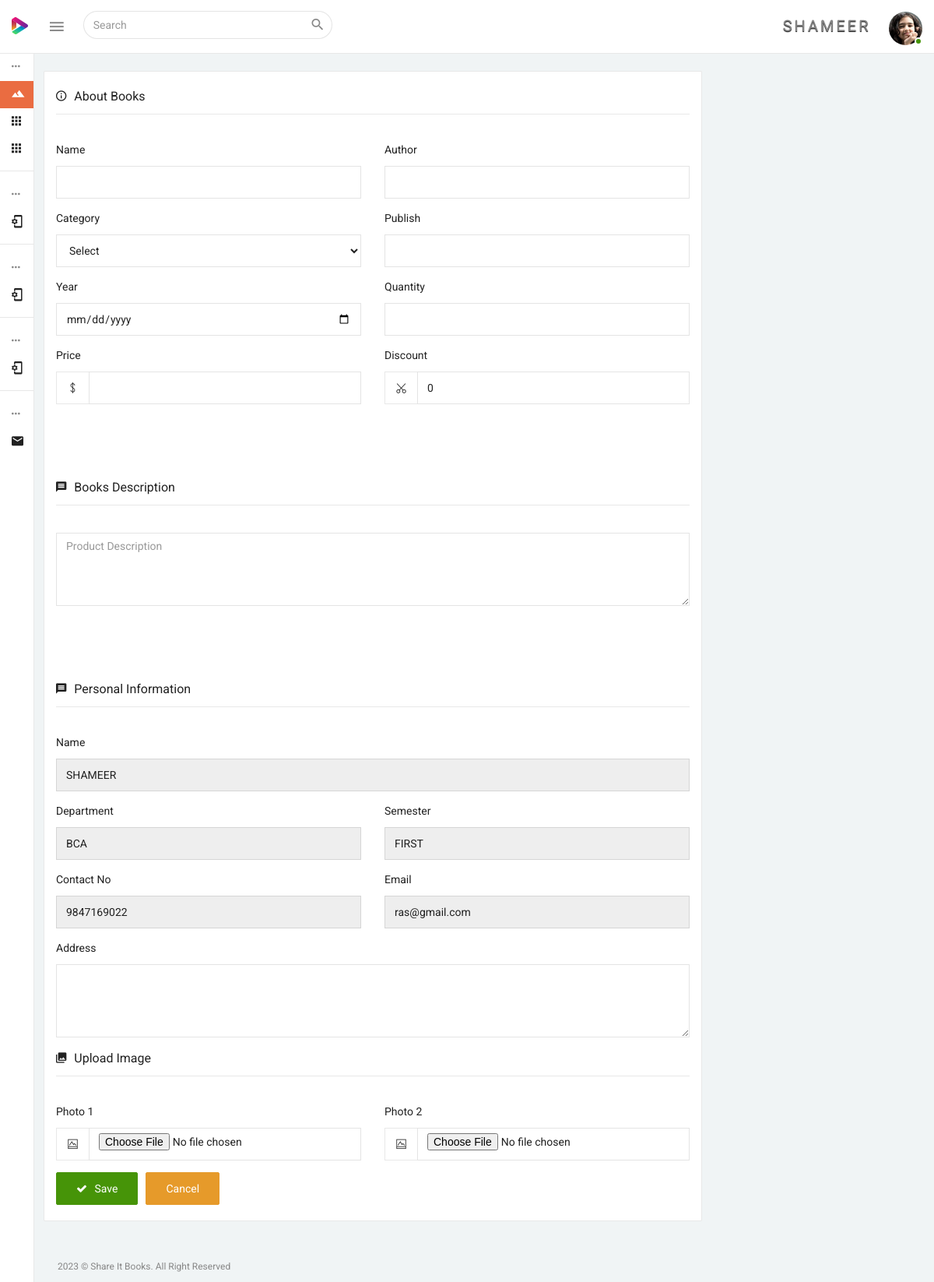
/user/books_post.php (signed in), run on the app's committed database.
### tables this page shows
CREATE TABLE IF NOT EXISTS `users` (
  `id` bigint(21) NOT NULL AUTO_INCREMENT,
  `user_id` varchar(255) DEFAULT NULL,
  `user_type` varchar(255) NOT NULL,
  `fname` varchar(255) DEFAULT NULL,
  `lname` varchar(255) DEFAULT NULL,
  `phone` varchar(15) DEFAULT NULL,
  `semail` text,
  `password` text,
  `status` tinyint(1) DEFAULT '1',
  `photo` text,
  `addrs` text NOT NULL,
  `age` varchar(200) NOT NULL,
  `sex` varchar(200) NOT NULL,
  `dprtmnt` varchar(200) NOT NULL,
  `semester` varchar(200) NOT NULL,
  PRIMARY KEY (`id`)
);

### user/books_post.php (the view, shortened to what this page needs)
<?php
	include('../connect/db.php');
	$user_id=$_SESSION['SESS_CUSTOMER_ID'];
	$result = $db->prepare("select * from users where user_id='$user_id'");
	$result->execute();
	for($i=0; $row = $result->fetch(); $i++)
	{
		$cntno=$row["phone"];
		$dprmnt=$row["dprtmnt"];
		$semester=$row["semester"];
		$email=$row["semail"];
	}
?>
 <!DOCTYPE html>
 <html lang="en">
 <head>
 	<?php include("include\css.php"); ?>
 </head>
 <body>
 	<div class="wrapper theme-1-active pimary-color-red">
 		<?php include("include\menu.php"); ?>
 		<?php include("include\leftmenu.php"); ?>
 		<div class="page-wrapper">
 			<div class="container-fluid pt-25">
 				<div class="row">
 					<div class="col-sm-9">
 						<div class="panel panel-default card-view">
 							<div class="panel-wrapper collapse in">
 								<div class="panel-body">
 									<div class="form-wrap">
 										<form action="actions/book_post.php" method="post" enctype="multipart/form-data" autocomplete="off">
 											<h6 class="txt-dark capitalize-font"><i class="zmdi zmdi-info-outline mr-10"></i>about books</h6>
 											<hr class="light-grey-hr" />
 											<div class="row">
 												<div class="col-md-6">
 													<div class="form-group">
 														<label class="control-label mb-10">Name</label>
 														<input type="text" name="product_name" class="form-control" required pattern="[a-zA-Z1 _]{3,50}">
 													</div>
 												</div>
 												<div class="col-md-6">
 													<div class="form-group">
 														<label class="control-label mb-10">Author</label>
 														<input type="text" name="product_sub" class="form-control" required pattern="[a-zA-Z1 _]{1,50}">
 													</div>
 												</div>
 											</div>
 											<div class="row">
 												<div class="col-md-6">
 													<div class="form-group">
 														<label class="control-label mb-10">Category</label>
 														<select class="form-control" name="category" data-placeholder="Choose a Category" tabindex="1" required>
															<option value="">Select</option>
 														</select>
 													</div>
 												</div>
 												<div class="col-md-6">
 													<div class="form-group">
 														<label class="control-label mb-10">Publish</label>
 														<input type="text" name="pblsh" class="form-control" required>
 													</div>
 												</div>
 											</div>
 											<div class="row">
 												<div class="col-md-6">
 													<div class="form-group">
 														<label class="control-label mb-10">Year</label>
 														<input type="date" name="pyr" class="form-control" required max="<?php echo date("Y-m-d");?>">
 													</div>
 												</div>
 												<div class="col-md-6">
 													<div class="form-group">
 														<label class="control-label mb-10">Quantity</label>
 														<input type="number" name="qty" class="form-control" required min="0" step="0.01">
 													</div>
 												</div>
 											</div>
 											<div class="row">
 												<div class="col-md-6">
 													<div class="form-group">
 														<label class="control-label mb-10">Price</label>
 														<div class="input-group">
 															<div class="input-group-addon"><i class="ti-money"></i></div>
 															<input type="number" class="form-control" name="price" required min="0" step="0.01">
 														</div>
 													</div>
 												</div>
 												<div class="col-md-6">
 													<div class="form-group">
 														<label class="control-label mb-10">Discount</label>
 														<div class="input-group">
 															<div class="input-group-addon"><i class="ti-cut"></i></div>
 															<input type="number" class="form-control" name="discount" value="0" required min="0" step="0.01">
 														</div>
 													</div>
 												</div>
 											</div>
 											<h6 class="txt-dark capitalize-font"><i class="zmdi zmdi-comment-text mr-10"></i>Books Description</h6>
 											<hr class="light-grey-hr" />
 											<div class="row">
 												<div class="col-md-12">
 													<div class="form-group">
 														<textarea class="form-control" name="description" required rows="4" placeholder="Product Description"></textarea>
 													</div>
 												</div>
 											</div>
 											<h6 class="txt-dark capitalize-font"><i class="zmdi zmdi-comment-text mr-10"></i>Personal Information</h6>
 											<hr class="light-grey-hr" />
 											<div class="row">
                                           		 <div class="col-md-12">
 													<div class="form-group">
 														<label class="control-label mb-10">Name</label>
 														<input type="text" name="sname" class="form-control" value="<?php echo $fname;?>" readonly>
 													</div>
 												</div>
                                                 <div class="col-md-6">
 													<div class="form-group">
 														<label class="control-label mb-10">Department</label>
 														<input type="text" name="dprmnt" class="form-control" value="<?php echo $dprmnt;?>" readonly>
 													</div>
 												</div>
                                                <div class="col-md-6">
 													<div class="form-group">
 														<label class="control-label mb-10">Semester</label>
 														<input type="text" name="semester" class="form-control" value="<?php echo $semester;?>" readonly>
 													</div>
 												</div>
 												<div class="col-md-6">
 													<div class="form-group">
 														<label class="control-label mb-10">Contact No</label>
 														<input type="text" name="cntno" class="form-control" value="<?php echo $cntno;?>" readonly>
 													</div>
 												</div>
 												<div class="col-md-6">
 													<div class="form-group">
 														<label class="control-label mb-10">Email</label>
 														<input type="text" name="email" class="form-control" value="<?php echo $email;?>" readonly>
 													</div>
 												</div>
												<div class="col-md-12">
 													<div class="form-group">
														<label class="control-label mb-10">Address</label>
 														<textarea class="form-control" name="addrs" required rows="4"></textarea>
 													</div>
 												</div>
 											</div>
 											<h6 class="txt-dark capitalize-font"><i class="zmdi zmdi-collection-image mr-10"></i>upload image</h6>
 											<hr class="light-grey-hr" />
 											<div class="row">
 												<div class="col-md-6">
 													<div class="form-group">
 														<label class="control-label mb-10">Photo 1</label>
 														<div class="input-group">
 															<div class="input-group-addon"><i class="ti-image"></i></div>
 															<input type="file" class="form-control" name="photo_1" required>
 														</div>
 													</div>
 												</div>
 												<div class="col-md-6">
 													<div class="form-group">
 														<label class="control-label mb-10">Photo 2</label>
 														<div class="input-group">
 															<div class="input-group-addon"><i class="ti-image"></i></div>
 															<input type="file" class="form-control" name="photo_2" required>
 														</div>
 													</div>
 												</div>
 											</div>
 											<div class="form-actions">
 												<button class="btn btn-success btn-icon left-icon mr-10 pull-left"> <i class="fa fa-check"></i> <span>save</span></button>
 												<button type="button" class="btn btn-warning pull-left">Cancel</button>
 											</div>
 										</form>
 									</div>
 								</div>
 							</div>
 						</div>
 					</div>
 				</div>
 			</div>
 			<footer class="footer container-fluid pl-30 pr-30">
 				<div class="row">
 					<div class="col-sm-12">
 						<p>2023 &copy; Share It Books. All Right Reserved</p>
 					</div>
 				</div>
 			</footer>
 		</div>
 	</div>
 </body>
 </html>

### user/include/menu.php (shortened to what this page needs)
<?php
	$user_id=$_SESSION['SESS_CUSTOMER_ID'];
	$qry_user = $db->prepare("SELECT * FROM users WHERE user_id = '$user_id'");
	$qry_user->execute();
	$rows_user = $qry_user->fetch();
	$fname = $rows_user['fname'];
	$photo = $rows_user['photo'];
	?>
<nav class="navbar navbar-inverse navbar-fixed-top">
    <div class="mobile-only-brand pull-left">
        <div class="nav-header pull-left">
            <div class="logo-wrap">
                <a href="index.php">
                    <img class="brand-img" src="../admin/dist/img/logo.png" alt="brand"/>
                </a>
            </div>
        </div>
        <a id="toggle_nav_btn" class="toggle-left-nav-btn inline-block ml-20 pull-left" href="javascript:void(0);"><i class="zmdi zmdi-menu"></i></a>
        <form id="search_form" role="search" class="top-nav-search collapse pull-left">
            <div class="input-group">
                <input type="text" name="example-input1-group2" class="form-control" placeholder="Search">
                <span class="input-group-btn">
                <button type="button" class="btn  btn-default"  data-target="#search_form" data-toggle="collapse" aria-label="Close" aria-expanded="true"><i class="zmdi zmdi-search"></i></button>
                </span>
            </div>
        </form>
    </div>
    <div id="mobile_only_nav" class="mobile-only-nav pull-right">
      <ul class="nav navbar-right top-nav pull-right">
            <li class="dropdown auth-drp">
                <a href="#" class="dropdown-toggle pr-0" data-toggle="dropdown">
                <spam style="padding-right:20px; font-size:20px; text-shadow:0px 1px 1px black; letter-spacing:3px;"><?php echo $fname;?></spam> <img src="../photos/<?php echo $photo;?>" alt="user_auth" class="user-auth-img img-circle"/>
                <span class="user-online-status"></span></a>
            </li>
      </ul>
    </div>
</nav>

### data on the page
users: fname "SHAMEER", photo (picture), sname "SHAMEER", dprmnt "BCA", semester "FIRST", cntno "9847169022", email "ras@gmail.com"
